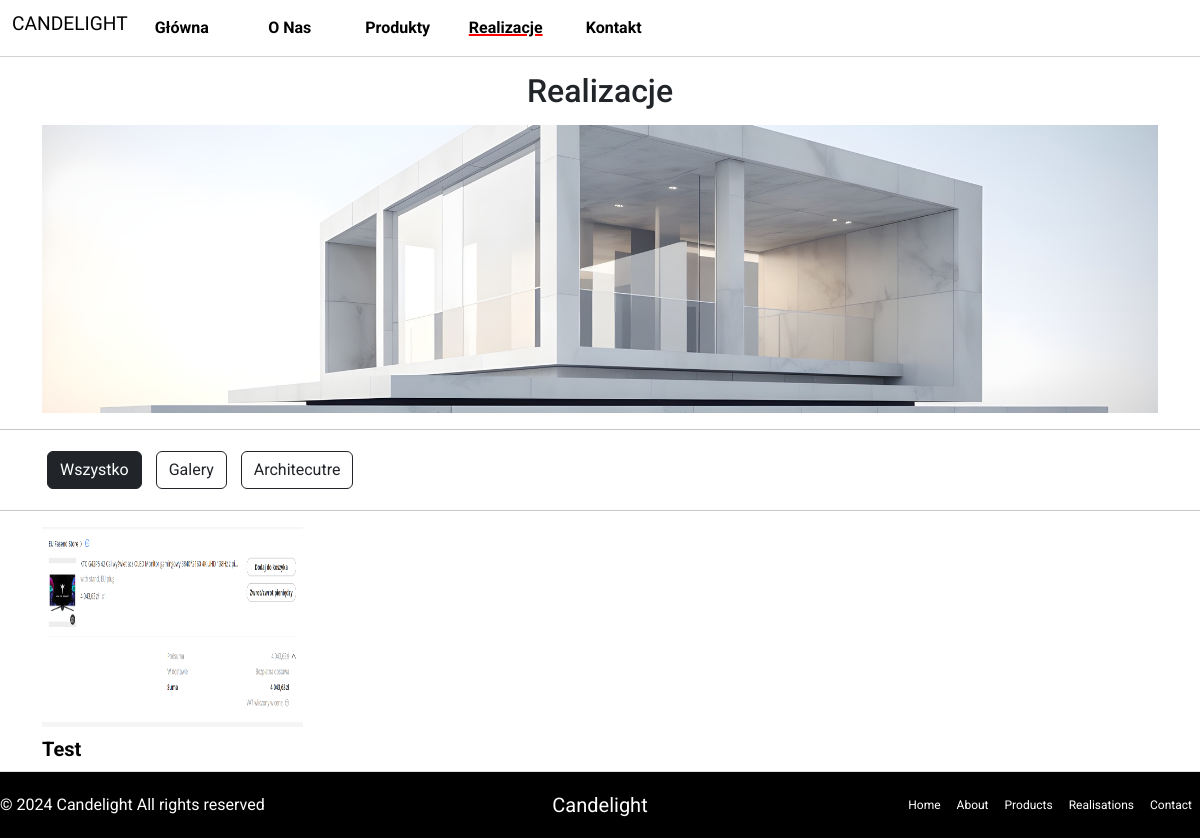
The app's page /realisations, older data.
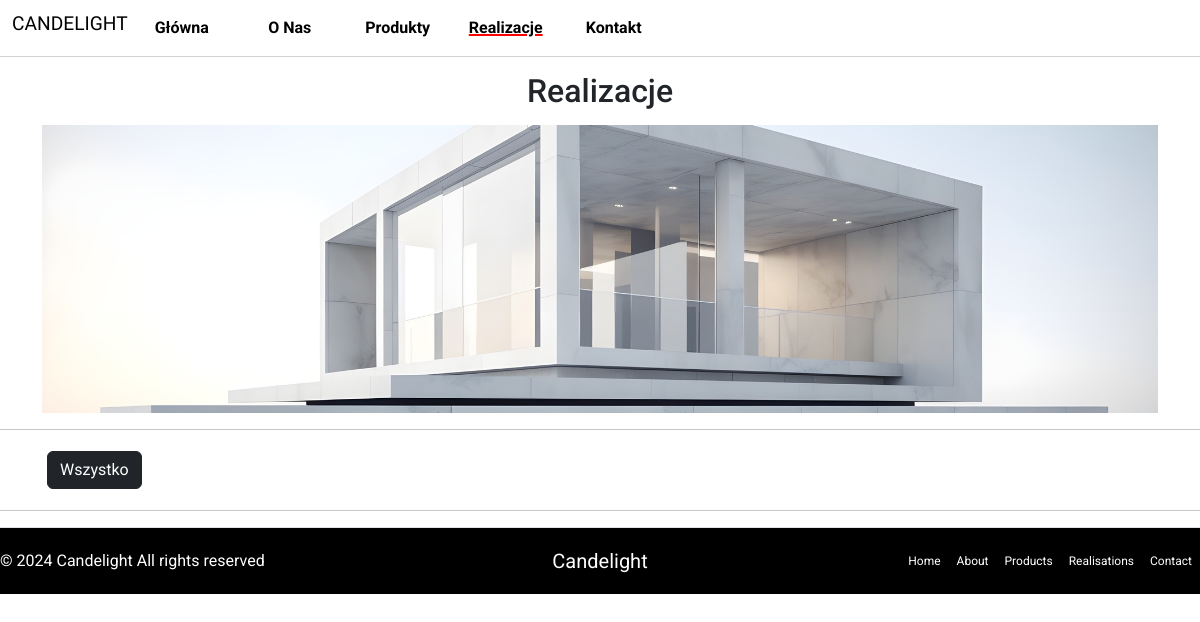
The same page, newer data.
### candelight_website/models.py (models this page shows, shortened)
class RealisationsType(models.Model):
    type = models.CharField(max_length=75)

class RealisationsProject(models.Model):
    object = models.CharField(max_length=75)
    arrangement = models.CharField(max_length=75)
    slug = models.SlugField(max_length=75, unique=True)
    design_office = models.CharField(max_length=75, blank=True)
    photo = models.CharField(max_length=120, blank=True)
    category = models.ForeignKey(RealisationsType, on_delete=models.CASCADE)
    image = models.ImageField(upload_to="realisations_images", null=True)

### candelight_website/views.py (the view)
# urls.py: path("realisations", views.RealisationsPageView.as_view(), name="realisations_page"),
class RealisationsPageView(View):
    def get(self, request):
        year = get_year()
        button_types = RealisationsType.objects.all()
        realization_data = [
            {'slug': realization.slug,
             'object': realization.object,
             'category': realization.category,
             'image_url': realization.image.url} for
            realization in RealisationsProject.objects.all()]
        return render(request, "candelight_website/realisations_page.html", {
            "button_types": button_types,
            "realization_data": realization_data,
            "year": year
        })

### candelight_website/views.py (called while the page is built)
def get_year():
    year = datetime.date.today().year
    return year

### candelight_website/templates/candelight_website/realisations_page.html (shortened to what this page needs)
{% extends "base.html" %}
{% load static %}
{% block css_files %}
<link rel="stylesheet" href="{% static 'candelight_website/realisations_page/css/realisations_page.css' %}">
{% endblock %}
{% block content %}
{% include "candelight_website/header.html" %}
<div class="container">
    <div class="row">
        <h1 class="intro-title">Realizacje</h1>
    </div>
</div>
<div class="container first-container">
    <img src="{% static 'candelight_website/realisations_page/images/realisation-first-image.jpg' %}" class="first-container-img" alt="realisation-first-image">
</div>
<hr>
<div class="container">
    <button class="btn btn-outline-dark realization-type-btn active" data-type-id="all">Wszystko</button>
    {% for type in button_types %}
        <button class="btn btn-outline-dark realization-type-btn" data-type-id="{{ type.id }}">{{ type.type }}</button>
    {% endfor %}
</div>
<hr>
<div class="container realizations-container">
    <div class="row this-row">
        {% for data in realization_data %}
            <div class="col-xl-3 col-lg-4 col-md-6 col-sm-12">
                <a href="{% url 'realisation_page' slug=data.slug %}" class="">
                    <img src="{{data.image_url}}" class="realisation-image mx-auto d-flex" alt="Realization-Image">
                    <h5 class="objects-text">{{ data.object }}</h5>
                </a>
            </div>
        {% endfor %}
    </div>
</div>
{% include "candelight_website/footer.html" %}{% with year=year%}{% endwith%}
{% endblock %}

### templates/base.html (shortened to what this page needs)
<!doctype html>
{% load static %}
<html lang="en">
<head>
    <link href="https://cdn.jsdelivr.net/npm/bootstrap@5.3.2/dist/css/bootstrap.min.css" rel="stylesheet">
    <link rel="stylesheet" href="{% static 'navigation_bar.css' %}">
    <link rel="stylesheet" href="{% static 'general.css' %}">
    {% block css_files %}{% endblock %}
</head>
<body>
{% block content %}{% endblock %}
</body>
</html>

### candelight_website/templates/candelight_website/header.html (shortened to what this page needs)
<nav class="navbar navbar-expand-lg navbar-dark bg-white sticky-top navigation-bar">
    <div class="container-fluid">
        <h4 class="logotype">CANDELIGHT</h4>
        <div class="collapse navbar-collapse" id="navbarSupportedContent">
            <ul class="navbar-nav me-auto mb-2 mb-lg-0">
                <li class="nav-item">
                    <a class="nav-link navigation-bar-buttons {% if request.path == '/' %}nav-picked-button{% endif %}" aria-current="page" href="{% url 'main_page'%}">Główna</a>
                </li>
                <li class="nav-item">
                    <a class="nav-link navigation-bar-buttons {% if request.path == '/about-us' %}nav-picked-button{% endif %}" aria-current="page" href="{% url 'about_page'%}">O Nas</a>
                </li>
                <li class="nav-item">
                    <a class="nav-link navigation-bar-buttons {% if request.path == '/products' %}nav-picked-button{% endif %}" href="{% url 'products_page' %}">Produkty</a>
                </li>
                <li class="nav-item">
                    <a class="nav-link navigation-bar-buttons {% if request.path == '/realisations' %}nav-picked-button{% endif %}" href="{% url 'realisations_page' %}">Realizacje</a>
                </li>
                <li class="nav-item">
                    <a class="nav-link navigation-bar-buttons {% if request.path == '/contact' %}nav-picked-button{% endif %}" href="{% url 'contact_page' %}">Kontakt</a>
                </li>
            </ul>
        </div>
    </div>
</nav>

### candelight_website/templates/candelight_website/footer.html
<footer class="d-flex flex-wrap justify-content-between align-items-center py-3 border-top footer-bar">
    <p class="col-md-4 mb-0 ">© {{ year }} Candelight All rights reserved</p>
    <p class="justify-content footer-logo">Candelight</p>
    <ul class="nav col-md-4 justify-content-end">
        <li class="nav-item"><a href="{% url 'main_page' %}" class="nav-link px-2 footer-bar-buttons">Home</a></li>
        <li class="nav-item"><a href="{% url 'about_page' %}" class="nav-link px-2 footer-bar-buttons">About</a></li>
        <li class="nav-item"><a href="{% url 'products_page' %}" class="nav-link px-2 footer-bar-buttons">Products</a></li>
        <li class="nav-item"><a href="{% url 'realisations_page'%}" class="nav-link px-2 footer-bar-buttons">Realisations</a></li>
        <li class="nav-item"><a href="{% url 'contact_page' %}" class="nav-link px-2 footer-bar-buttons">Contact</a></li>
    </ul>
</footer>

### static/navigation_bar.css (style rules this page uses)
.navigation-bar { border-style: solid; border-width: 0 0 0.5px 0; border-color: lightgrey; }
.logotype { font-family: 'Sawarabi Gothic', sans-serif; font-size: 1.2em; color: black; }
.navigation-bar-buttons { color: black; width: 9vw; text-align: center; font-weight: bold; }
.footer-bar { background-color: black; color: #fff; }
.footer-bar-buttons { color: white; text-align: center; font-size: 12px; }
.footer-logo { color: white; font-size: 20px; margin: 0px; }
.nav-picked-button { text-decoration: underline; text-decoration-thickness: 2px; text-decoration-color: red; }

### static/general.css (style rules this page uses)
body { font-family: 'Roboto', sans-serif; background-color: white; }

### candelight_website/static/candelight_website/realisations_page/css/realisations_page.css (style rules this page uses)
a { text-decoration: none; color: black; }
.first-container { height: 36vh; position: relative; overflow: hidden; }
.first-container-img { width: 100%; height: 100%; object-fit: cover; }
.intro-title { text-align: center; margin: 15px 0px; font-size: 2em; }
.realization-type-btn { margin: 5px; }

Row changes from the older to the newer data that the page shows:
removed RealisationsType: type "Galery", object "Test"
removed RealisationsType: type "Architecutre", shown under "Realizacje"
